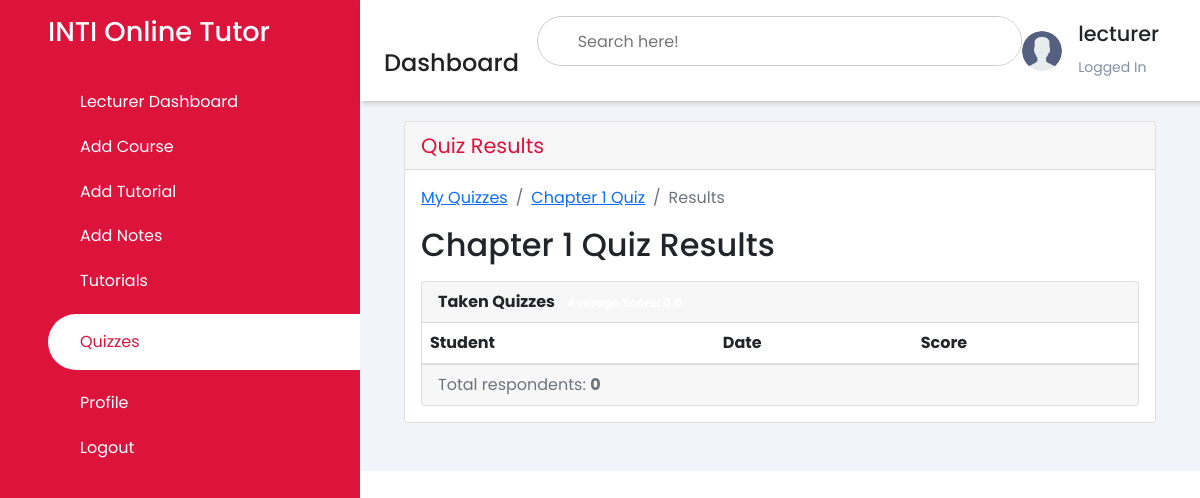
Page /quiz/6/results/ (signed in) on the earlier database version.
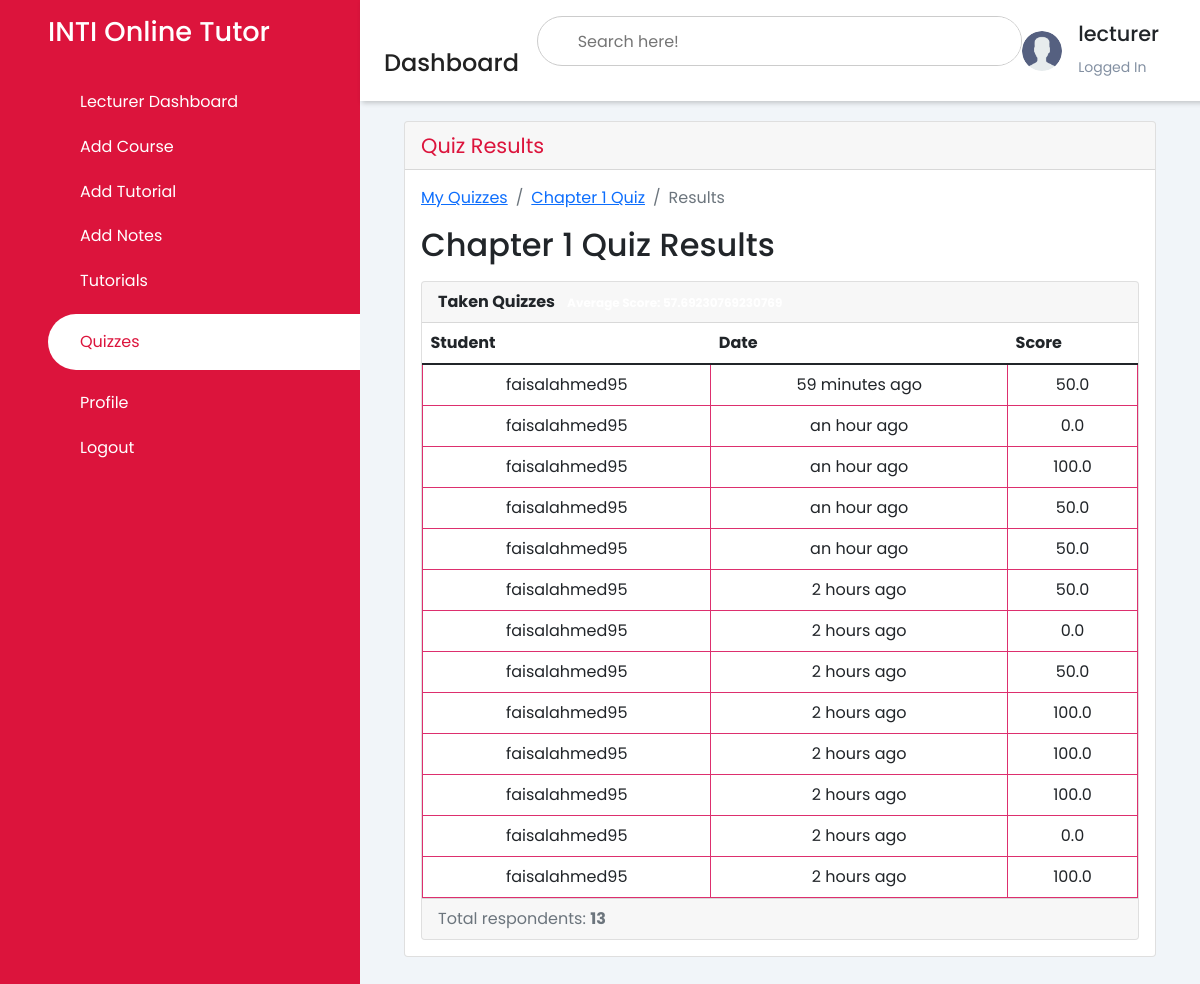
Same page on the later database version.
### pages/models.py (models this page shows, shortened)
class TakenQuiz(models.Model):
    student = models.ForeignKey(Student, on_delete=models.CASCADE, related_name='taken_quizzes')
    quiz = models.ForeignKey(Quiz, on_delete=models.CASCADE, related_name='taken_quizzes')
    score = models.FloatField()
    date = models.DateTimeField(auto_now_add=True)

class Student(models.Model):
    user = models.OneToOneField(User, on_delete=models.CASCADE, primary_key=True)
    quizzes = models.ManyToManyField(Quiz, through='TakenQuiz')

class User(AbstractUser):
    is_student = models.BooleanField(default=False)
    is_lecturer = models.BooleanField(default=False)
    is_admin = models.BooleanField(default=False)

### pages/views.py (the view)
# urls.py: path('quiz/<int:pk>/results/', ResultsView.as_view(), name='quiz_results'),
class ResultsView(DeleteView):
    model = Quiz
    context_object_name = 'quiz'
    template_name = 'dashboard/lecturer/quiz_results.html'
    def get_context_data(self, **kwargs):
        quiz = self.get_object()
        taken_quizzes = quiz.taken_quizzes.select_related('student__user').order_by('-date')
        total_taken_quizzes = taken_quizzes.count()
        quiz_score = quiz.taken_quizzes.aggregate(average_score=Avg('score'))
        extra_context = {
            'taken_quizzes': taken_quizzes,
            'total_taken_quizzes': total_taken_quizzes,
            'quiz_score': quiz_score
        }
        kwargs.update(extra_context)
        return super().get_context_data(**kwargs)
    def get_queryset(self):
        return self.request.user.quizzes.all()

### templates/dashboard/lecturer/quiz_results.html (shortened to what the changed rows need)
<!DOCTYPE html>
<html lang="en">
<head>
    {% load static %}
    {% load crispy_forms_tags humanize %}
    <link rel="stylesheet" href="https://maxst.icons8.com/vue-static/landings/line-awesome/line-awesome/1.3.0/css/line-awesome.min.css">
    <link rel="stylesheet" href="https://maxst.icons8.com/vue-static/landings/line-awesome/font-awesome-line-awesome/css/all.min.css">
    <link href="https://cdn.jsdelivr.net/npm/bootstrap@5.1.3/dist/css/bootstrap.min.css" rel="stylesheet">
    <link rel="stylesheet" href="{% static 'css/style.css' %}">
</head>
<body>
    <div class="sidebar">
        <div class="sidebar-brand">
            <h2>INTI Online Tutor</h2>
        </div>
    </div>
    <div class="main-content">
        <header>
            <div class="header-title">
                <h2>
                    <label for="">
                    <span class="las la-bars"></span>
                </label>
                    Dashboard
                </h2>
            </div>
        </header>
        <main>
            <div class="container-fluid">
            <div class="card mb-3">
                <div class="card-body">
              <h2 class="mb-3">{{ quiz.name }} Results</h2>
              <div class="card">
                <table class="table mb-0">
                  <thead>
                    <tr>
                      <th>Student</th>
                      <th>Date</th>
                      <th>Score</th>
                    </tr>
                  </thead>
                  <tbody>
                    {% for taken_quiz in taken_quizzes %}
                      <tr>
                        <td>{{ taken_quiz.student.user.username }}</td>
                        <td>{{ taken_quiz.date|naturaltime }}</td>
                        <td>{{ taken_quiz.score }}</td>
                      </tr>
                    {% endfor %}
                  </tbody>
                </table>
                <div class="card-footer text-muted">
                  Total respondents: <strong>{{ total_taken_quizzes }}</strong>
                </div>
              </div>
                    </div>
                </div>
                </div>
            </div>
</body>
</html>

Differences in the rows shown:
added TakenQuiz: student.user.username "faisalahmed95", date "59 minutes ago", score "50.0"
added TakenQuiz: student.user.username "faisalahmed95", date "an hour ago", score "0.0"
added TakenQuiz: student.user.username "faisalahmed95", date "an hour ago", score "100.0"
added TakenQuiz: student.user.username "faisalahmed95", date "an hour ago", score "50.0"
added TakenQuiz: student.user.username "faisalahmed95", date "an hour ago", score "50.0"
added TakenQuiz: student.user.username "faisalahmed95", date "2 hours ago", score "50.0"
added TakenQuiz: student.user.username "faisalahmed95", date "2 hours ago", score "0.0"
added TakenQuiz: student.user.username "faisalahmed95", date "2 hours ago", score "50.0"
added TakenQuiz: student.user.username "faisalahmed95", date "2 hours ago", score "100.0"
added TakenQuiz: student.user.username "faisalahmed95", date "2 hours ago", score "100.0"
added TakenQuiz: student.user.username "faisalahmed95", date "2 hours ago", score "100.0"
added TakenQuiz: student.user.username "faisalahmed95", date "2 hours ago", score "0.0"
added TakenQuiz: student.user.username "faisalahmed95", date "2 hours ago", score "100.0"
Other differences:
{{ total_taken_quizzes }}: "0" → "13"
